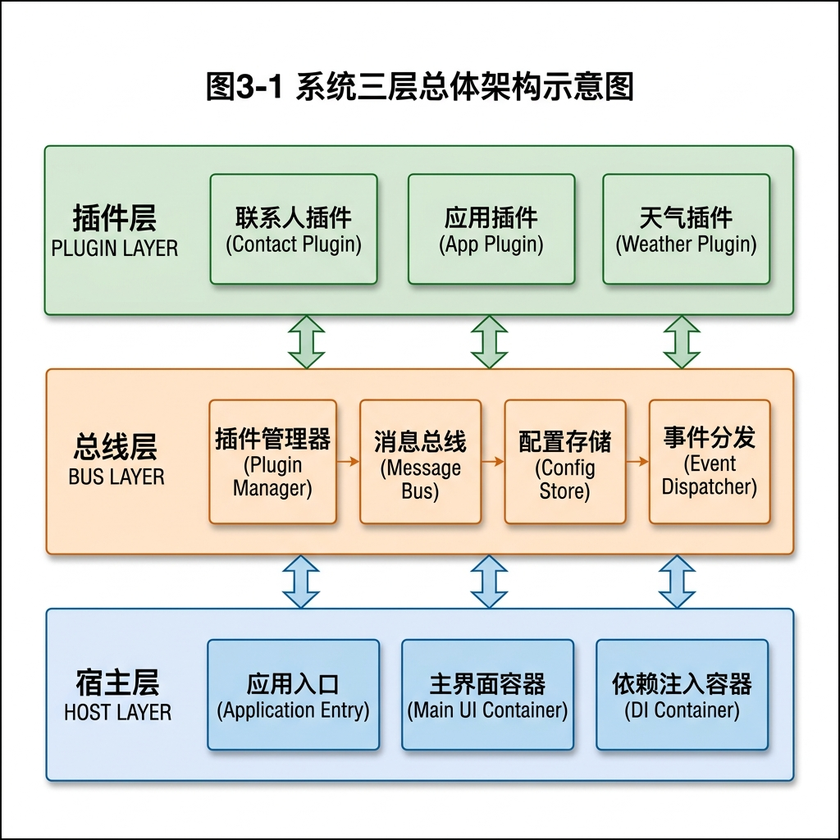
#> input picture thesis_figures/yuantu/architecture.png, 840 x 840 px, shrunk from 1024 x 1024 before the run, found by its file name
$ python process_architecture.py
#> lines starting #> are read from the running program, lines starting #| are printed output that depends on the picture; after the words box and inside, x2 and y2 are one past the last pixel; in counts of white or black regions, pixels touching at a corner belong together
import os
import cv2
import numpy as np

# img_path：原始未处理架构图的绝对物理路径
img_path = r"d:\Graduation_Project\SimpleDesktop\thesis_figures\yuantu\architecture.png"

# out_dir：图像处理完之后的输出目标物理目录
out_dir = r"d:\Graduation_Project\SimpleDesktop\thesis_figures\processed"

os.makedirs(out_dir, exist_ok=True)
# filename：从物理路径中提取出的图片纯文件名（如 "architecture.png"）
filename = os.path.basename(img_path)

try:
    # img_cv：使用 OpenCV 读取得到的架构图原始 BGR 图像数据矩阵 (numpy 数组)
    img_cv = cv2.imread(img_path)
#> img_cv is the input picture: shape (840, 840, 3); mean B, G, R 216.2, 221.8, 218.8

    if img_cv is not None:
        # -------------------------------------------------------------
        # 1. 图像背景去黄处理
        # -------------------------------------------------------------
        # light_yellow_mask：定位图像中呈淡黄色背景的所有像素点（RGB各通道均大于阈值）的布尔遮罩矩阵
        light_yellow_mask = (img_cv[:,:,0] > 200) & (img_cv[:,:,1] > 220) & (img_cv[:,:,2] > 220)
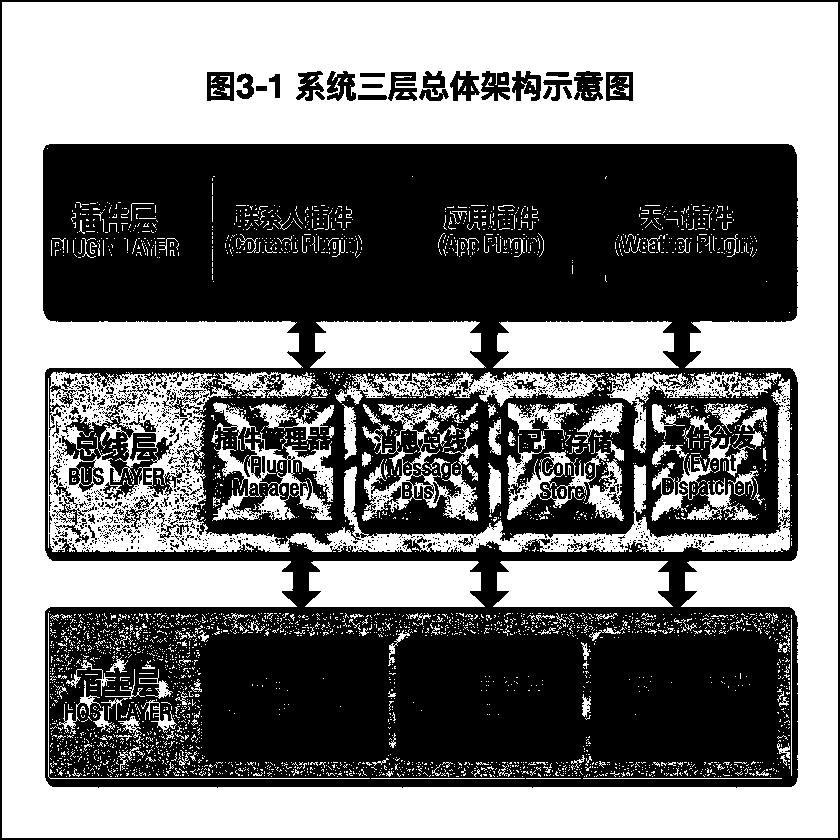
#> light_yellow_mask: shape (840, 840) bool; 49.3% white; 3635 white regions (3460 under 20 px), largest, box (x1, y1, x2, y2) and area: (2, 2, 838, 838) 240200, (48, 372, 792, 552) 29798, (493, 321, 679, 368) 7882
        # 将检测出的淡黄色背景像素点全部强制修改为纯白色 [255, 255, 255]，提升打印对比度
        img_cv[light_yellow_mask] = [255, 255, 255]
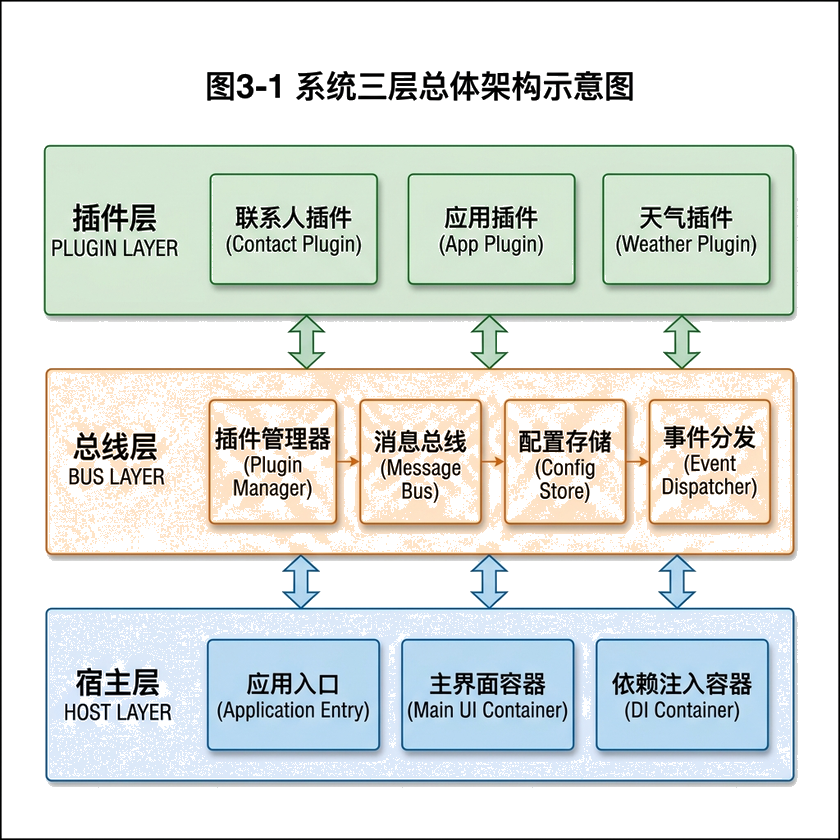
#> img_cv: shape (840, 840, 3); mean B, G, R 221.3, 224.8, 220

        # -------------------------------------------------------------
        # 2. 去除残余标题编号“-1”的处理
        # -------------------------------------------------------------
        # height：原始图像的总高度（像素）
        # width：原始图像的总宽度（像素）
        height, width, _ = img_cv.shape
#> height = 840; width = 840

        # top_region：裁取图像最上部 20% 高度的子图像区域，用于文字检测以定位“-1”
        top_region = img_cv[0:int(height * 0.20), 0:width]
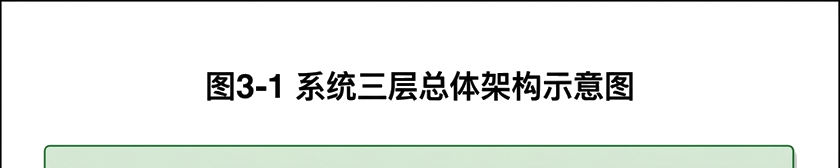
#> top_region: shape (168, 840, 3); mean B, G, R 235.1, 238, 235.1

        # gray：转换 top_region 到单通道灰度图
        gray = cv2.cvtColor(top_region, cv2.COLOR_BGR2GRAY)

        # thresh：应用反向二值化阈值操作获得的二值图像，方便提取字符轮廓
        _, thresh = cv2.threshold(gray, 150, 255, cv2.THRESH_BINARY_INV)
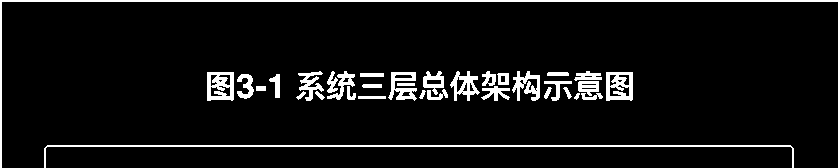
#> thresh: shape (168, 840); 6.8% white; 34 white regions

        # contours：检测出的闭合字符外轮廓列表
        contours, _ = cv2.findContours(thresh, cv2.RETR_EXTERNAL, cv2.CHAIN_APPROX_SIMPLE)
#> contours = 34 contours, 1 with area under 20; largest, box (x1, y1, x2, y2) and area: (0, 0, 840, 168) 1172, (44, 145, 794, 168) 786, (606, 72, 633, 101) 708, (207, 72, 234, 101) 708, (450, 71, 480, 101) 442

        # char_boxes：筛选过后的有效单个字符包围盒列表，存放元素为 (x, y, w, h)
        char_boxes = []
        # c：循环中代表每一个具体轮廓的临时变量
        for c in contours:
            # x, y, w, h：具体轮廓的外接包围盒的起始点横纵坐标、宽、高
            x, y, w, h = cv2.boundingRect(c)
            # 依据文字的一般物理尺寸长宽比进行噪点剔除，只保留真实的字符轮廓包围盒
            if 10 < h < 80 and 5 < w < 80:
                char_boxes.append((x, y, w, h))
#> this loop made 34 passes
#> (x, y, w, h) on passes 1, 3, 4, 5, 6, 7, 8, 9, 10, 11, 12, 14: (44, 145, 750, 23), (581, 93, 22, 7), (574, 93, 6, 7), (315, 91, 10, 9), (296, 91, 10, 9), (419, 90, 7, 9), (427, 89, 21, 11), (563, 87, 9, 12), (544, 87, 8, 12), (481, 86, 29, 15), (347, 86, 9, 14), (362, 84, 20, 4)
#> (c, x, y, w, h) on passes 2, 13, 15, 21: ([[358, 96], [358, 98], [385, 98], [385, 96]], 358, 96, 28, 3), ([[256, 86], [256, 90], [265, 90], [265, 86]], 256, 86, 10, 5), ([[397, 83], [397, 85], [414, 85], [414, 83]], 397, 83, 18, 3), ([[360, 73], [360, 76], [383, 76], [383, 73]], 360, 73, 24, 4)
#> after the loop, char_boxes = 20 items, first 6: (427, 89, 21, 11), (563, 87, 9, 12), (544, 87, 8, 12), (481, 86, 29, 15), (347, 86, 9, 14), (578, 81, 21, 15)

        # 将提取到的所有有效字符包围盒按其在画面中的横坐标从左到右排序
        char_boxes.sort(key=lambda b: b[0])

        if char_boxes:
            # max_gap：最宽的字符间隙宽度（像素）
            max_gap = 0
            # split_idx：用于划分残留图表编号与主要标题文字（“系统三层总体...”）的字符索引边界
            split_idx = 0
            # 遍历前几个字符，通过寻找突然增大的字符间距（Gap）来切分字符
            # i：字符列表遍历中的索引值
            for i in range(1, min(6, len(char_boxes))):
                # gap：当前字符与前一字符右边缘之间的水平间隙距离
                gap = char_boxes[i][0] - (char_boxes[i-1][0] + char_boxes[i-1][2])
                if gap > max_gap:
                    max_gap = gap
                    split_idx = i
#> this loop made 5 passes
#> (gap, max_gap) on passes 1 to 3: (3, 3), (15, 15), (18, 18)
#> gap on passes 4 to 5: 3, -28
#> after the loop, max_gap = 18; split_idx = 3

            # 如果成功定位到了表示标题文字与残存编号分界的间距
            if 1 <= split_idx <= 5:
                # erase_boxes：需要被擦除的残余编号字符（例如 “-1”）的包围盒列表
                erase_boxes = char_boxes[:split_idx]
#> erase_boxes = [(207, 72, 27, 29), (237, 74, 17, 25), (269, 74, 11, 24)]

                # 提取这组需要擦除的包围盒的最小 X 坐标、最大 X 坐标、最小 Y 坐标与最大 Y 坐标，合并为统一大包围盒
                min_x = min([b[0] for b in erase_boxes])
#> min_x = 207
                max_x = max([b[0]+b[2] for b in erase_boxes])
#> max_x = 280
                min_y = min([b[1] for b in erase_boxes])
#> min_y = 72
                max_y = max([b[1]+b[3] for b in erase_boxes])
#> max_y = 101

                # padding：擦除包围盒四周的安全留白边缘大小
                padding = 8
                # 使用 cv2.rectangle 以纯白色 (255, 255, 255) 覆盖性地画一个实心矩形 (-1)，彻底抹去残余的“-1”文字
                cv2.rectangle(img_cv,
                              (max(0, min_x - padding), max(0, min_y - padding)),
                              (min(width, max_x + padding), min(height, max_y + padding)),
                              (255, 255, 255), -1)

        # -------------------------------------------------------------
        # 3. 去除图像原有的最外圈黑线窄边框
        # -------------------------------------------------------------
        # 用纯白色覆盖图像的最边缘一圈，去除原有的扫描或截图黑边框
        cv2.rectangle(img_cv, (0, 0), (width-1, height-1), (255, 255, 255), 2)
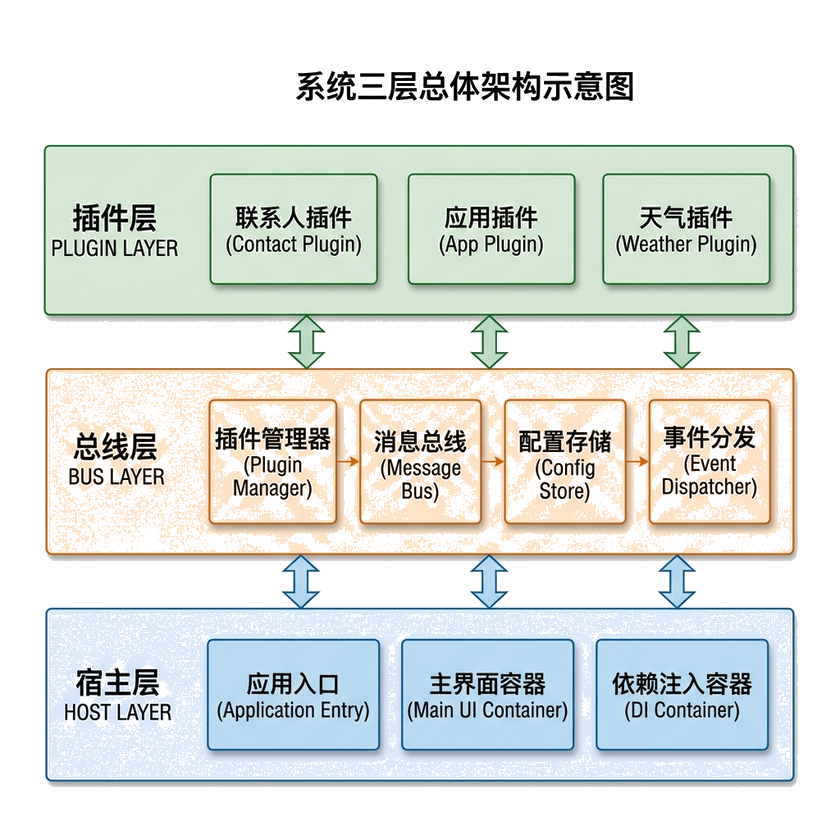
#> img_cv: shape (840, 840, 3); mean B, G, R 223.6, 227.1, 222.2

        # out_path：处理后的图片最终保存输出的绝对物理路径
        out_path = os.path.join(out_dir, filename)
        cv2.imwrite(out_path, img_cv)
        print(f"Processed {filename} specially.")

except Exception as e:
    print(f"Error processing {filename}: {e}")
